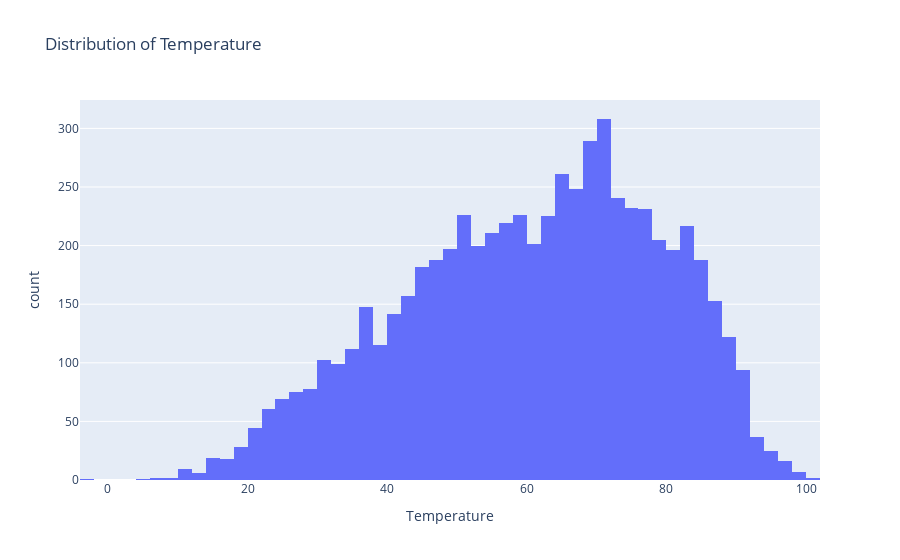

Notebook source saved alongside this figure:
### Markdown cell above
#### ***Temperature***

### Code cell
# Plot Temperature
fig = px.histogram(df, x='Temperature', title='Distribution of Temperature')
fig.show()

### Figure 1 — Plotly figure (JSON) as saved in the notebook; plotly's stock layout.template omitted (floating-point values rounded to 4 significant figures; data arrays with more than 128 entries replaced by an {"elided": "..."} marker saying what was removed)
{"data": [{"alignmentgroup": "True", "bingroup": "x", "hovertemplate": "Temperature=%{x}<br>count=%{y}<extra></extra>", "legendgroup": "", "marker": {"color": "#636efa", "pattern": {"shape": ""}}, "name": "", "offsetgroup": "", "orientation": "v", "showlegend": false, "type": "histogram", "x": {"elided": "6435 float values"}, "xaxis": "x", "yaxis": "y"}], "layout": {"barmode": "relative", "legend": {"tracegroupgap": 0}, "title": {"text": "Distribution of Temperature"}, "xaxis": {"anchor": "y", "domain": [0, 1], "title": {"text": "Temperature"}}, "yaxis": {"anchor": "x", "domain": [0, 1], "title": {"text": "count"}}}}
